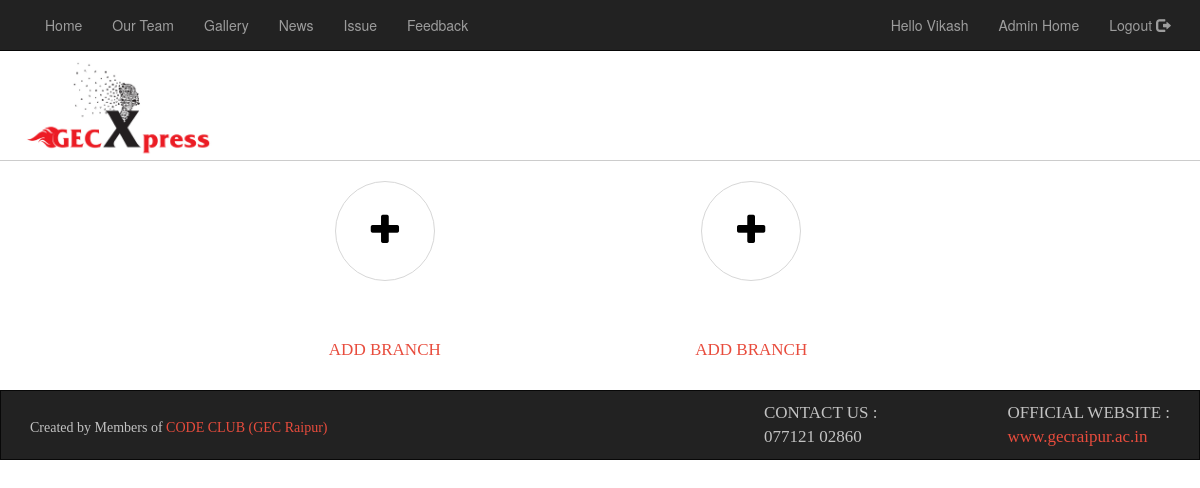
/Gec_Xpress/admin/Edit_branch.php (signed in), run on an earlier commit of the app's database.
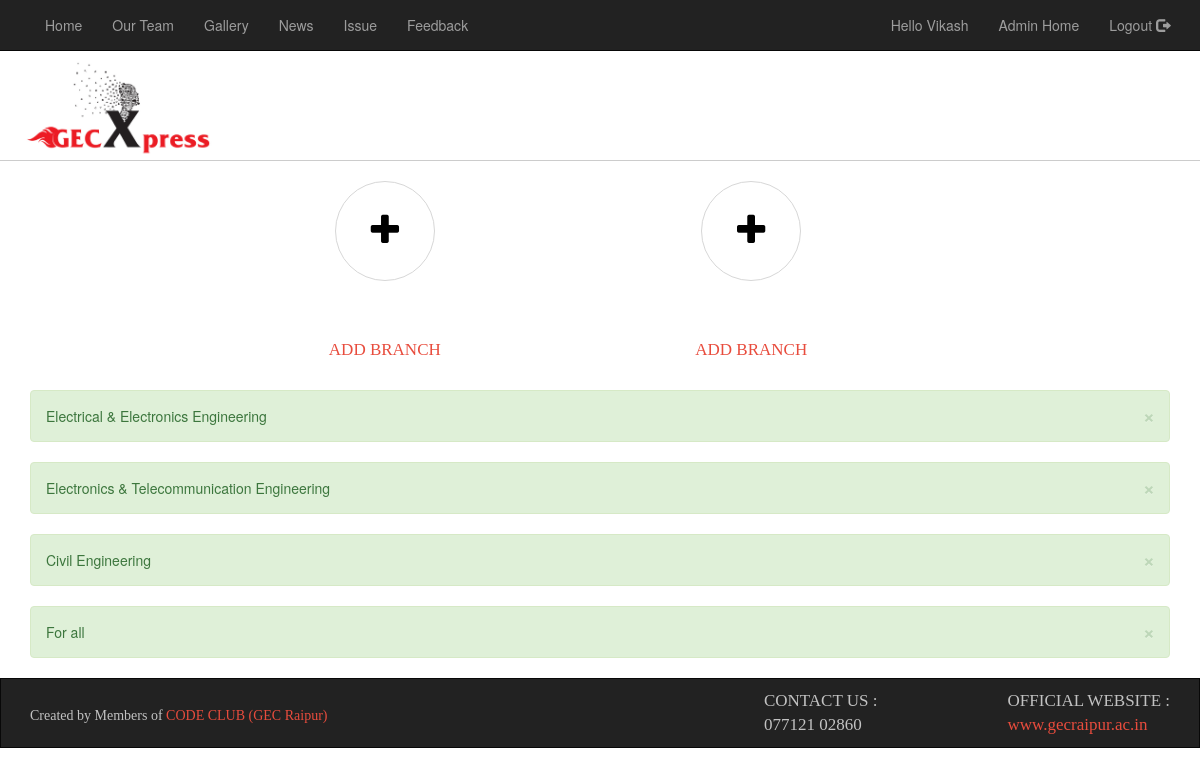
And on a later commit of the database.
### tables this page shows
CREATE TABLE `branch` (
  `bid` int(5) NOT NULL,
  `bname` varchar(50) NOT NULL,
  `trash` varchar(5) NOT NULL
);

### Gec_Xpress/admin/Edit_branch.php (the view, shortened to what this page needs)
<?php session_start();
if(isset($_SESSION["admin_name"]) && isset($_SESSION["admin_pass"]))
{
            ?>
<!DOCTYPE html>
<html>
    <head>
        <link href="../layout/styles/layout.css" rel="stylesheet" type="text/css" media="all">
        <link rel="stylesheet" href="https://maxcdn.bootstrapcdn.com/bootstrap/3.3.7/css/bootstrap.min.css">
    </head>
    <body>
        <?php include './header.php'; ?>
    <div class="wrapper row3 center"  style="">
        <main class="hoc container clear">
          <div class="group center" style="margin-top: 20px;">
              <a href="#" data-toggle="modal" data-target="#myModal" style="color:#000;text-decoration: none;">
                <article class="two_quarter"><i class="icon fa fa-plus"></i>
                    <h4 class="font-x1 uppercase"><p style="color:#E84C3D;text-decoration:none;font-size:17px;font-family: Georgia,'Times New Roman', 'Times, serif';">Add Branch</p></h4>
                </article>
                  <article class="one_quarter"><i class="icon fa fa-plus"></i>
                    <h4 class="font-x1 uppercase"><p style="color:#E84C3D;text-decoration:none;font-size:17px;font-family: Georgia,'Times New Roman', 'Times, serif';">Add Branch</p></h4>
                </article>
              </a>
          </div>
        </main>
    </div>
        <div class="container" style="margin-top: 20px;">
        <?php
        if(isset($_REQUEST["trash"]) && isset($_REQUEST["trash"])=='yes'){
            $qry="SELECT * FROM branch WHERE trash='yes' ORDER BY bid";
        }else{
            $qry="SELECT * FROM branch WHERE trash!='yes' ORDER BY bid";
        }
            $result= mysqli_query($con, $qry);
            while($row= mysqli_fetch_array($result))
            {
                ?>
		<div class="alert alert-success alert-dismissable fade in">
                    <a href="Edit_branch.php?branch_id=<?php echo $row["bid"] ?>&&trash='yes'" class="close" data-dismiss="alert" area-label="close" title="Remove the branch" onClick='return confirmDelete(this);'>&times</a>
			<?php echo $row["bname"]; ?>
		</div>
                <?php
            }
        ?>
    </div>
<?php
include './footer.php';
?>
    </body>
</html>
<?php
}else{
    header("location:Admin_login.php");
}
?>

What changed in the data, as far as the page shows it:
now on this page (row edited): branch: bname "Electrical & Electronics Engineering"
now on this page (row edited): branch: bname "Electronics & Telecommunication Engineering"
now on this page (row edited): branch: bname "Civil Engineering"
now on this page (row edited): branch: bname "For all"
